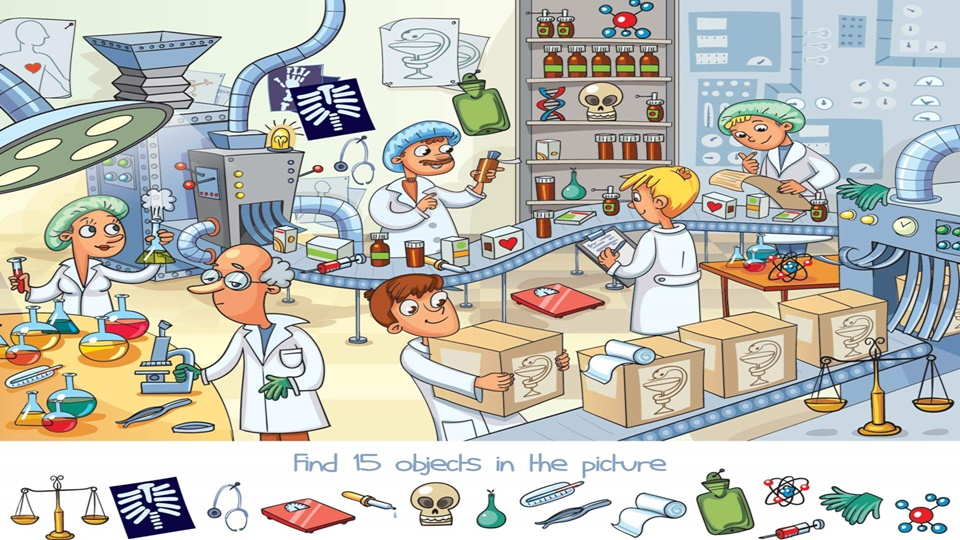
#> input picture im.jpg, 960 x 540 px
$ python finding_something.py
#> lines starting #> are read from the running program, lines starting #| are printed output that depends on the picture; after the words box and inside, x2 and y2 are one past the last pixel; in counts of white or black regions, pixels touching at a corner belong together

# coding: utf-8

# In[2]:


import cv2
import numpy as np
imag=cv2.imread('im.jpg')
#> imag is the input picture: shape (540, 960, 3); mean B, G, R 183.8, 192.3, 193
cv2.imshow('photu',imag)
cv2.waitKey(0)
gray=cv2.cvtColor(imag,cv2.COLOR_BGR2GRAY)
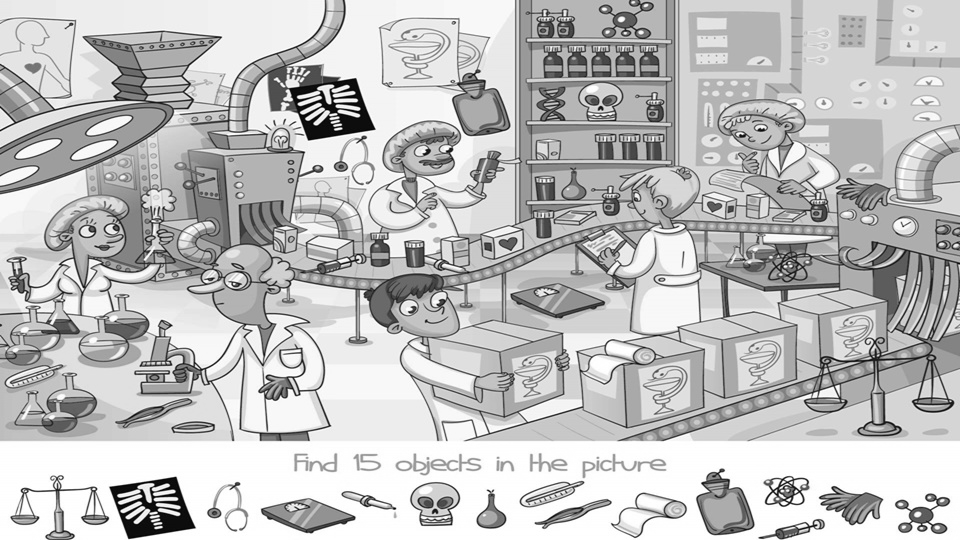
#> gray: shape (540, 960); min 0, max 255, mean 191.6

template=cv2.imread('original.jpg',0)
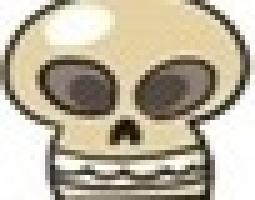
#> input picture original.jpg, 51 x 40 px (shown 5 times larger)
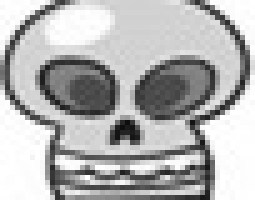
#> template: shape (40, 51) (shown 5 times larger); min 14, max 255, mean 179.2
w,h=template.shape[::-1]
#> w = 51; h = 40
result=cv2.matchTemplate(gray,template,cv2.TM_CCOEFF_NORMED)
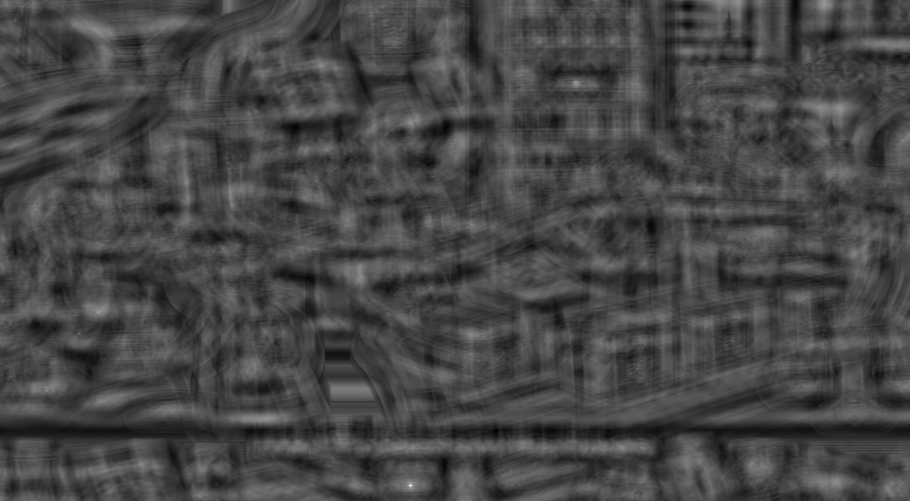
#> result: shape (501, 910) float32; min -0.384, max 0.999, mean -0.00299; drawn with min black and max white
threshold=0.40
loc=np.where(result>=threshold)
#> loc = 55 positions, rows 0 to 488, columns 97 to 840
for pt in zip(*loc[::-1]):
    cv2.rectangle(imag,pt,(pt[0]+w,pt[1]+h),(0,255,255),2)
#> this loop made 55 passes
#> pt on passes 1 to 12: (738, 0), (823, 2), (824, 2), (822, 3), (823, 3), (824, 3), (825, 3), (822, 4), (823, 4), (824, 4), (825, 4), (822, 5)
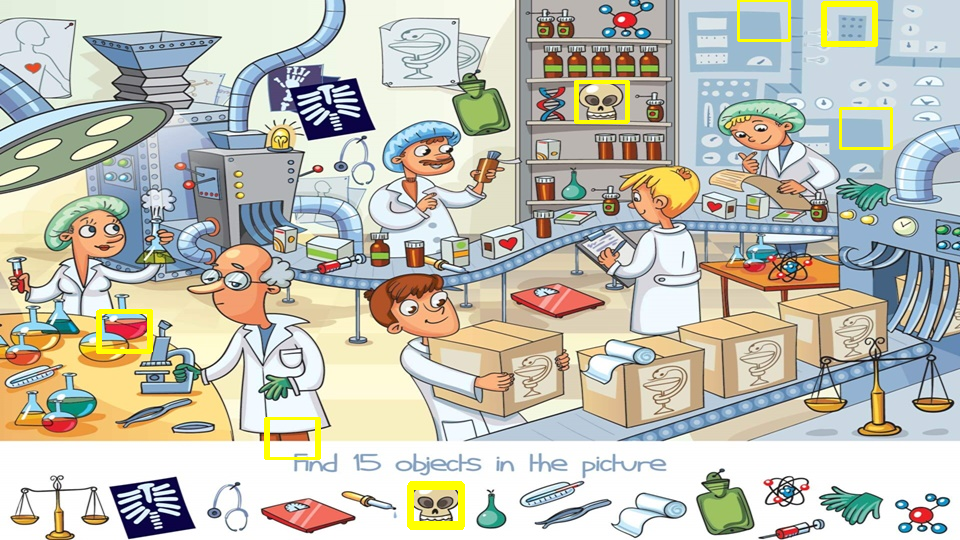
#> imag: shape (540, 960, 3); 1.18% of pixels changed, all inside (x1, y1, x2, y2) = (96, 0, 893, 530)

cv2.imshow("detected",imag)

cv2.waitKey(0)
cv2.destroyAllWindows()


# In[5]:


#> (the run stopped early here; a loop or call above may not have finished)
